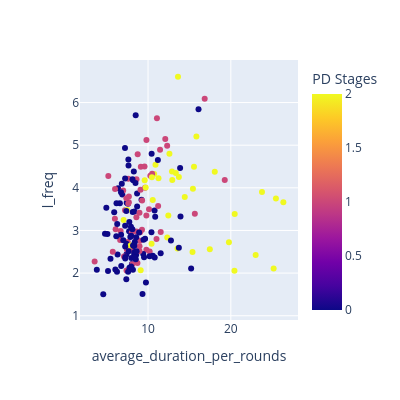
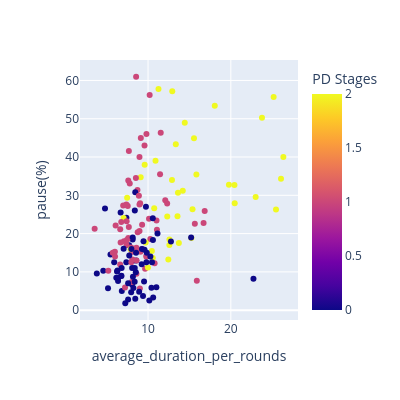
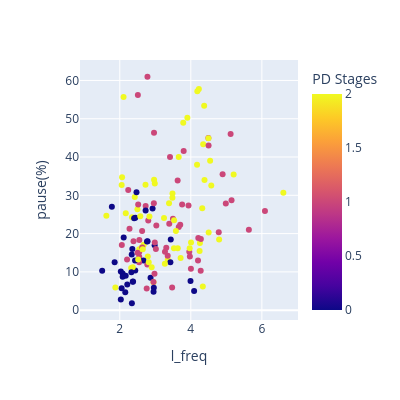

Notebook code cell kept with these figures, in order:
### Code cell
from itertools import combinations
ls =  ['average_duration_per_rounds', 'l_freq', 'pause(%)']
for l in list(combinations(ls, 2)):
    fig = px.scatter(train_df, x=l[0], y=l[1], width=400, height=400,  color='PD Stages')
    fig.show()

### Figure 1 — Plotly figure (JSON) as saved in the notebook; plotly's stock layout.template omitted (floating-point values rounded to 4 significant figures; data arrays with more than 128 entries replaced by an {"elided": "..."} marker saying what was removed)
{"data": [{"hovertemplate": "average_duration_per_rounds=%{x}<br>l_freq=%{y}<br>PD Stages=%{marker.color}<extra></extra>", "legendgroup": "", "marker": {"color": {"elided": "325 int values"}, "coloraxis": "coloraxis", "symbol": "circle"}, "mode": "markers", "name": "", "orientation": "v", "showlegend": false, "type": "scatter", "x": {"elided": "325 float values"}, "xaxis": "x", "y": {"elided": "325 float values"}, "yaxis": "y"}], "layout": {"coloraxis": {"colorbar": {"title": {"text": "PD Stages"}}, "colorscale": [[0, "#0d0887"], [0.1111, "#46039f"], [0.2222, "#7201a8"], [0.3333, "#9c179e"], [0.4444, "#bd3786"], [0.5556, "#d8576b"], [0.6667, "#ed7953"], [0.7778, "#fb9f3a"], [0.8889, "#fdca26"], [1, "#f0f921"]]}, "height": 400, "legend": {"tracegroupgap": 0}, "margin": {"t": 60}, "width": 400, "xaxis": {"anchor": "y", "autorange": true, "domain": [0, 1], "range": [1.764, 28.13], "title": {"text": "average_duration_per_rounds"}, "type": "linear"}, "yaxis": {"anchor": "x", "autorange": true, "domain": [0, 1], "range": [0.9, 6.998], "title": {"text": "l_freq"}, "type": "linear"}}}

### Figure 2 — Plotly figure (JSON) as saved in the notebook; plotly's stock layout.template omitted (floating-point values rounded to 4 significant figures; data arrays with more than 128 entries replaced by an {"elided": "..."} marker saying what was removed)
{"data": [{"hovertemplate": "average_duration_per_rounds=%{x}<br>pause(%)=%{y}<br>PD Stages=%{marker.color}<extra></extra>", "legendgroup": "", "marker": {"color": {"elided": "325 int values"}, "coloraxis": "coloraxis", "symbol": "circle"}, "mode": "markers", "name": "", "orientation": "v", "showlegend": false, "type": "scatter", "x": {"elided": "325 float values"}, "xaxis": "x", "y": {"elided": "325 float values"}, "yaxis": "y"}], "layout": {"coloraxis": {"colorbar": {"title": {"text": "PD Stages"}}, "colorscale": [[0, "#0d0887"], [0.1111, "#46039f"], [0.2222, "#7201a8"], [0.3333, "#9c179e"], [0.4444, "#bd3786"], [0.5556, "#d8576b"], [0.6667, "#ed7953"], [0.7778, "#fb9f3a"], [0.8889, "#fdca26"], [1, "#f0f921"]]}, "height": 400, "legend": {"tracegroupgap": 0}, "margin": {"t": 60}, "width": 400, "xaxis": {"anchor": "y", "autorange": true, "domain": [0, 1], "range": [1.764, 28.13], "title": {"text": "average_duration_per_rounds"}, "type": "linear"}, "yaxis": {"anchor": "x", "autorange": true, "domain": [0, 1], "range": [-2.576, 65.35], "title": {"text": "pause(%)"}, "type": "linear"}}}

### Figure 3 — Plotly figure (JSON) as saved in the notebook; plotly's stock layout.template omitted (floating-point values rounded to 4 significant figures; data arrays with more than 128 entries replaced by an {"elided": "..."} marker saying what was removed)
{"data": [{"hovertemplate": "l_freq=%{x}<br>pause(%)=%{y}<br>PD Stages=%{marker.color}<extra></extra>", "legendgroup": "", "marker": {"color": {"elided": "325 int values"}, "coloraxis": "coloraxis", "symbol": "circle"}, "mode": "markers", "name": "", "orientation": "v", "showlegend": false, "type": "scatter", "x": {"elided": "325 float values"}, "xaxis": "x", "y": {"elided": "325 float values"}, "yaxis": "y"}], "layout": {"coloraxis": {"colorbar": {"title": {"text": "PD Stages"}}, "colorscale": [[0, "#0d0887"], [0.1111, "#46039f"], [0.2222, "#7201a8"], [0.3333, "#9c179e"], [0.4444, "#bd3786"], [0.5556, "#d8576b"], [0.6667, "#ed7953"], [0.7778, "#fb9f3a"], [0.8889, "#fdca26"], [1, "#f0f921"]]}, "height": 400, "legend": {"tracegroupgap": 0}, "margin": {"t": 60}, "width": 400, "xaxis": {"anchor": "y", "autorange": true, "domain": [0, 1], "range": [0.877, 7.021], "title": {"text": "l_freq"}, "type": "linear"}, "yaxis": {"anchor": "x", "autorange": true, "domain": [0, 1], "range": [-2.576, 65.35], "title": {"text": "pause(%)"}, "type": "linear"}}}
